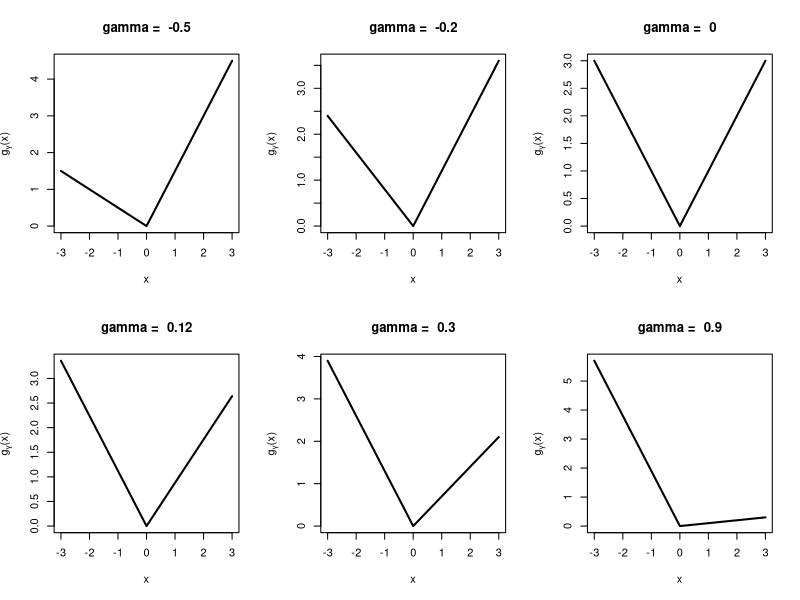

Write the R code that produced this figure.
#  Figure 18.7

x = seq(-3,3,.005)
gamma = c(-.5,-.2,0,.12,.3,.9)

#postscript("leverage_functions.ps",width=6,height=4)
par(mfrow=c(2,3))
for (i in 1:length(gamma))
{
gama = toString(gamma[i])
plot(x,abs(x) - gamma[i] * x,ylab=expression(paste(g[gamma],"(x)")),
   main=paste("gamma = ",gamma[i]),type="l",lwd=2  )  
}
#graphics.off()